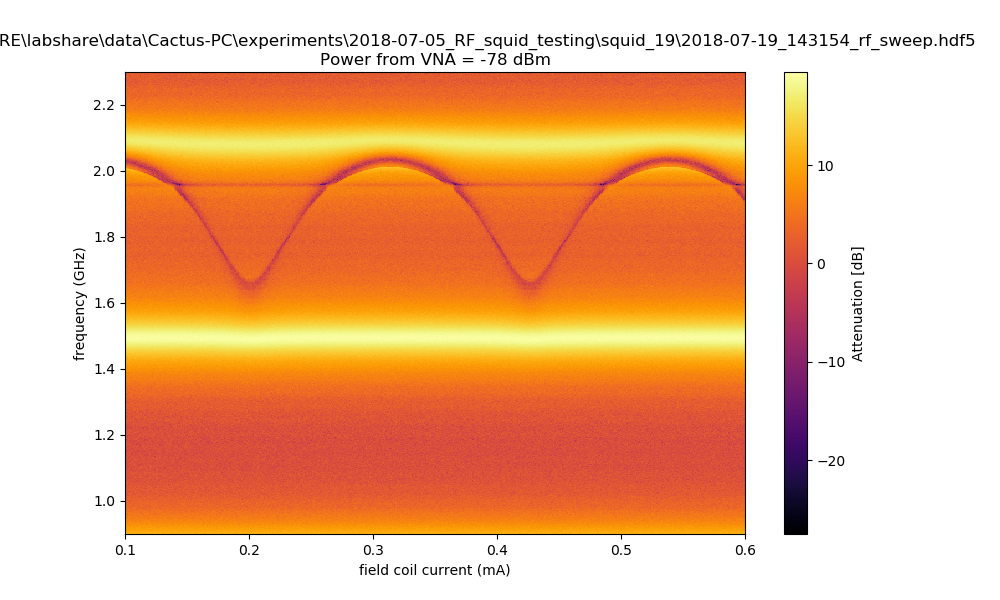
#> input picture testimage1.png, 1000 x 600 px
$ python -i skeletonize_image.py   (imports and definitions only)   (older library calls are emulated)
#> lines starting #> are read from the running program, lines starting #| are printed output that depends on the picture; after the words box and inside, x2 and y2 are one past the last pixel; in counts of white or black regions, pixels touching at a corner belong together
import cv2
import sys
import numpy as np

# [79 lines left out: functions display_image, ezshow, user_defined_rectangle, threshold_raw, user_defined_threshold, not called in this run]

def skeletonize(binary_image):
    """"""
    size = np.size(binary_image)
    skeleton = np.zeros(binary_image.shape, np.uint8)

    element = cv2.getStructuringElement(cv2.MORPH_CROSS, (3,3))

    done = False

    while not done:
        eroded = cv2.erode(binary_image, element)
        temp = cv2.dilate(eroded, element)
        temp = cv2.subtract(binary_image, temp)
        skeleton = cv2.bitwise_or(skeleton, temp)
        binary_image = eroded.copy()

        zeros = size - cv2.countNonZero(binary_image)
        if zeros==size:
            done = True

    skeleton_denoised = remove_isolated_pixels(skeleton)
    return skeleton_denoised

def remove_isolated_pixels(image):
    """https://stackoverflow.com/questions/46143800/removing-isolated-pixels-using-opencv"""
    connectivity = 8

    output = cv2.connectedComponentsWithStats(image, connectivity,
        cv2.CV_32S)

    num_stats = output[0]
    labels = output[1]
    stats = output[2]

    new_image = image.copy()

    for label in range(num_stats):
        if stats[label,cv2.CC_STAT_AREA] < 2:
            new_image[labels == label] = 0

    return new_image

# [13 lines not run here, left out]

>>> import cv2
>>> picture = cv2.imread('testimage1.png', cv2.IMREAD_GRAYSCALE)
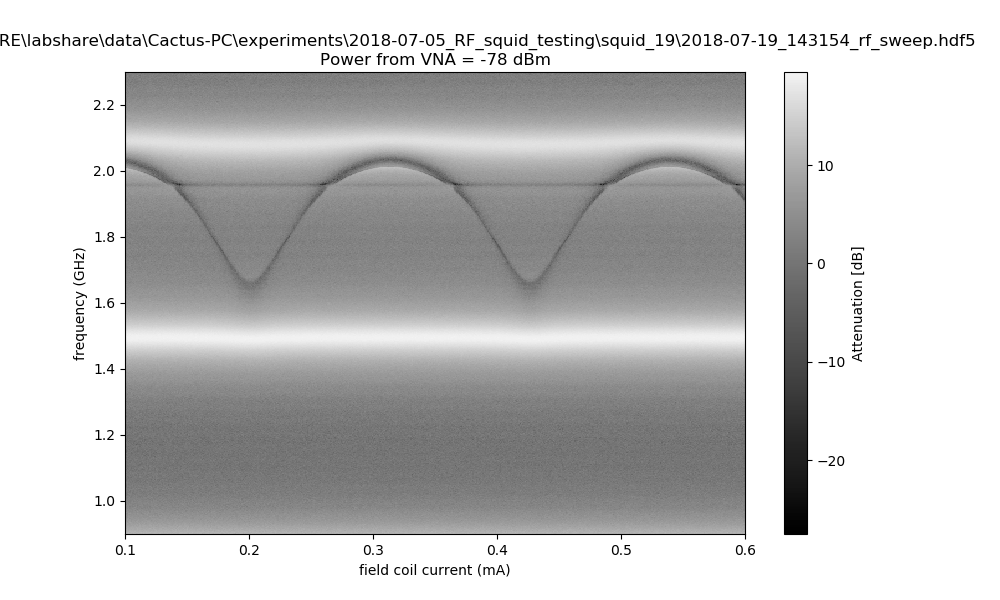
#> picture: shape (600, 1000); min 0, max 255, mean 198.2
>>> result = skeletonize(picture)
#> in skeletonize, `size = np.size(binary_image)`: size = 600000
#> the loop in skeletonize, `while not done:` made 258 passes
#> zeros on passes 1 to 3: 14413, 24987, 35674
#> pass 1, in skeletonize, `eroded = cv2.erode(binary_image, element)`:
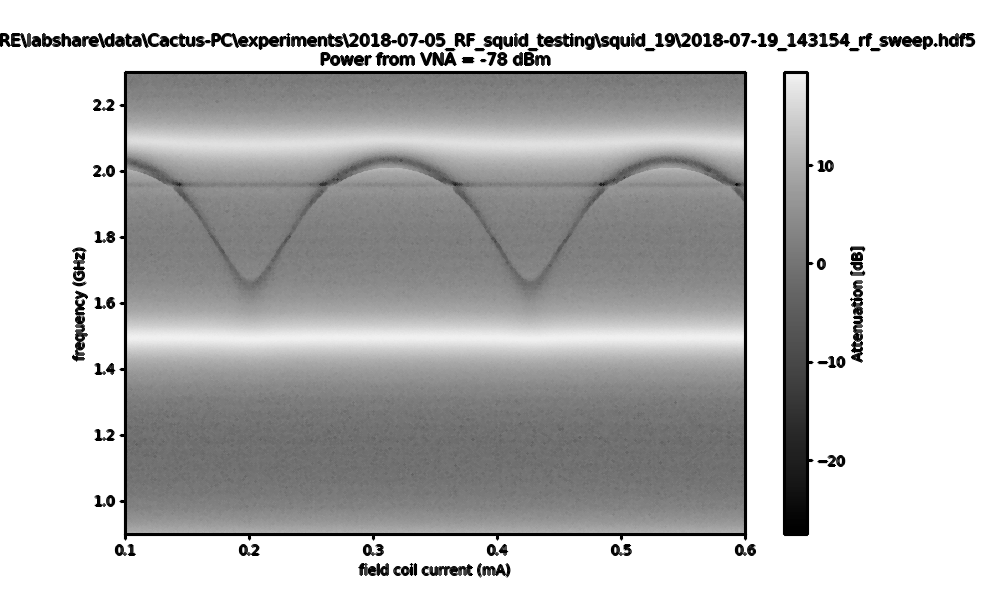
#> eroded: shape (600, 1000); min 0, max 255, mean 190.9
#> pass 1, in skeletonize, `temp = cv2.subtract(binary_image, temp)`:
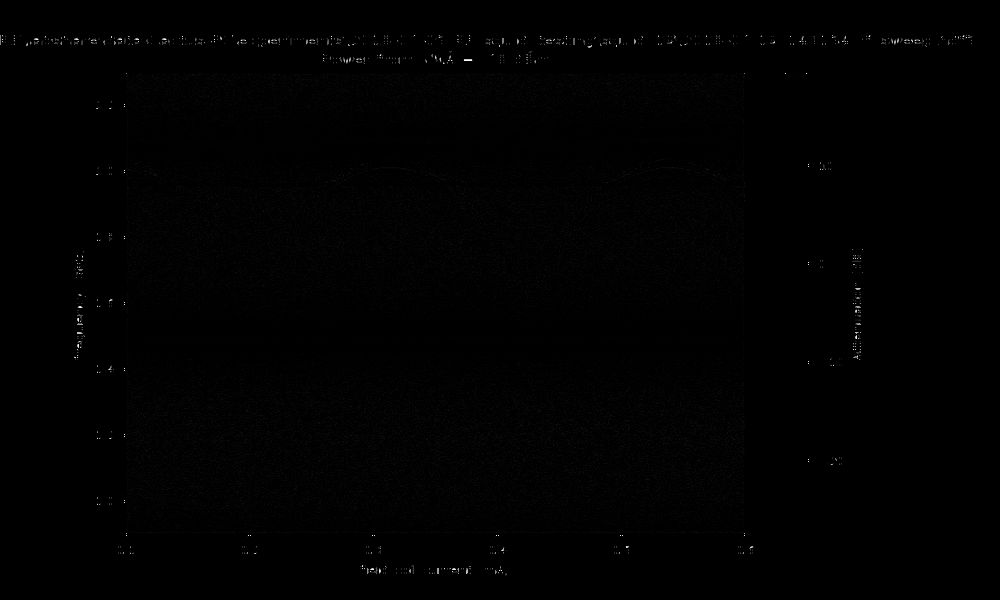
#> temp: shape (600, 1000); min 0, max 252, mean 1.1
#> pass 2, in skeletonize, `eroded = cv2.erode(binary_image, element)`:
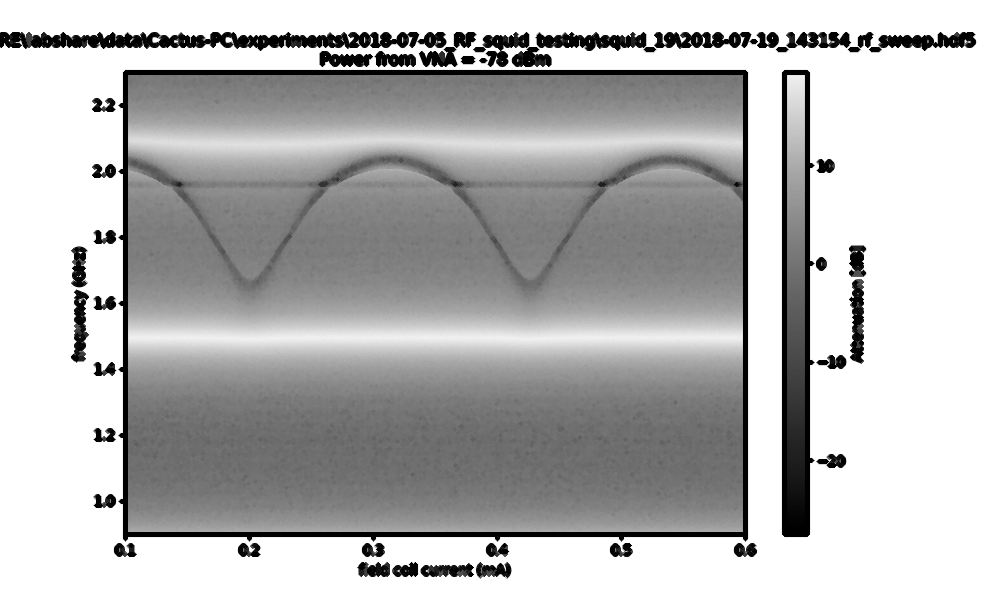
#> eroded: shape (600, 1000); min 0, max 255, mean 184.7
#> after the loop in skeletonize, `while not done:`: binary_image: shape (600, 1000); every value is 0
#> after the loop in skeletonize, `while not done:`:
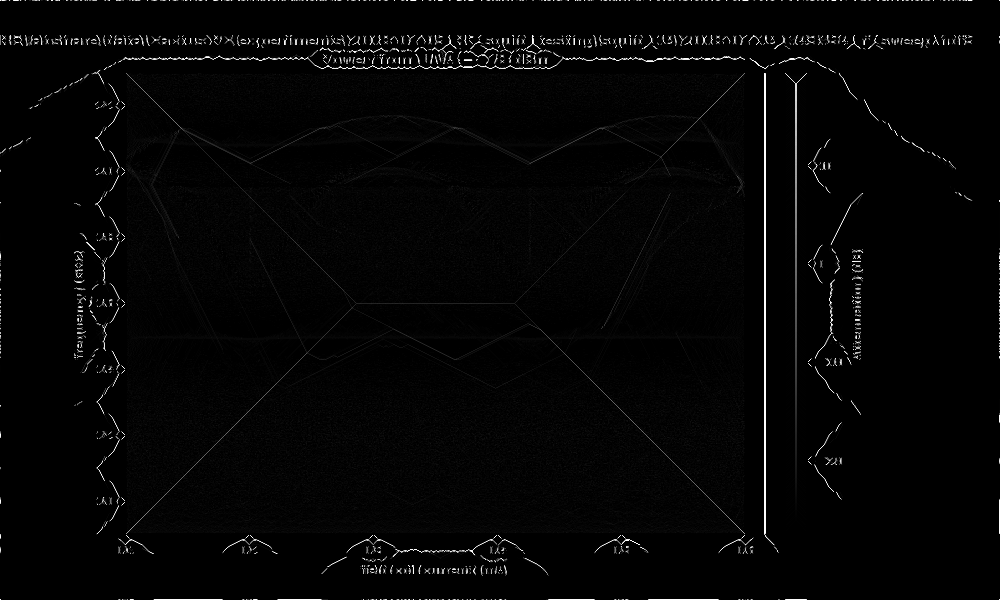
#> skeleton: shape (600, 1000); min 0, max 255, mean 4.8
#> in remove_isolated_pixels, `num_stats = output[0]`: num_stats = 1904
#> in remove_isolated_pixels, `labels = output[1]`:
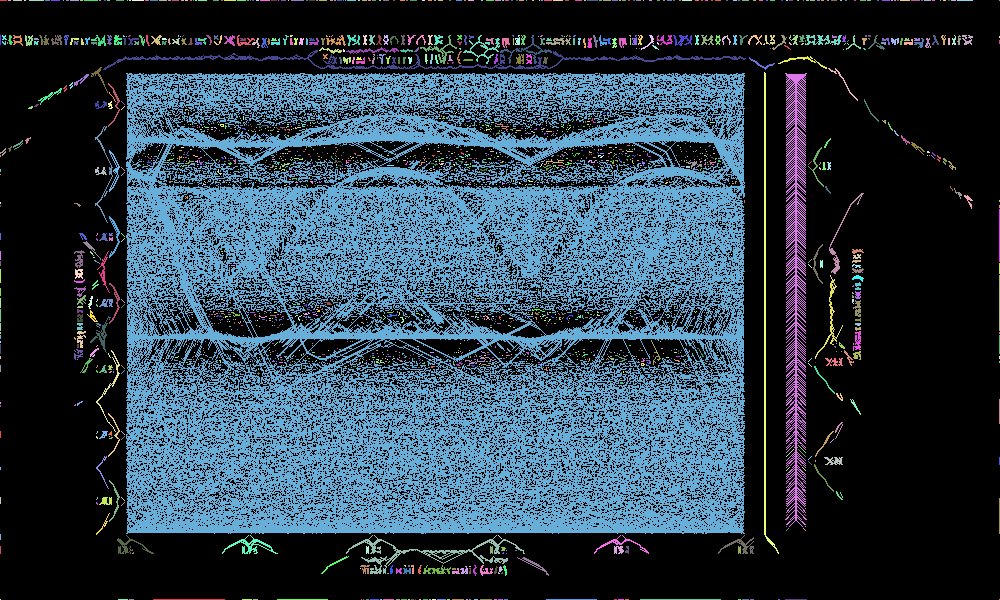
#> labels: shape (600, 1000) int32; 1904 distinct labels, from 0 to 1903; one colour per label, 0 black
#> in remove_isolated_pixels, `stats = output[2]`: stats = 1904 rows, first 6: [0, 0, 1000, 600, 388877], [0, 0, 7, 1, 7], [8, 0, 3, 1, 3], [13, 0, 9, 1, 9], [24, 0, 2, 1, 2], [29, 0, 15, 1, 15]
#> after the loop in remove_isolated_pixels, `for label in range(num_stats):`: new_image: shape (600, 1000); 0.12% of pixels changed, all inside (x1, y1, x2, y2) = (0, 0, 1000, 600)
